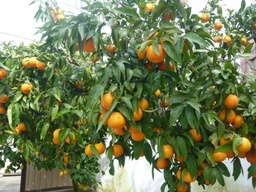
#> input picture segmentation/laranjas.jpg, 256 x 192 px, shrunk from 1024 x 768 before the run
$ python faixas.py   (Python 2 division)
#> lines starting #> are read from the running program, lines starting #| are printed output that depends on the picture
import cv2
import matplotlib.pyplot as plt
import numpy as np
from mpl_toolkits.mplot3d import Axes3D
from matplotlib import cm
from matplotlib import colors

flags = [i for i in dir(cv2) if i.startswith('COLOR_')]

print len(flags)
print flags[40]

nemo = cv2.imread('laranjas.jpg')
#> nemo is the input picture: shape (192, 256, 3); mean B, G, R 87.3, 126.2, 115.8
nemo = cv2.cvtColor(nemo, cv2.COLOR_BGR2RGB)

r, g, b = cv2.split(nemo)
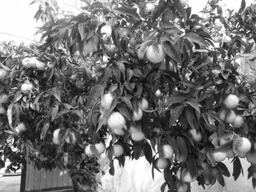
#> r: shape (192, 256); min 5, max 255, mean 115.8
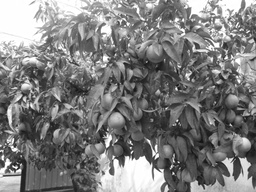
#> g: shape (192, 256); min 17, max 255, mean 126.2
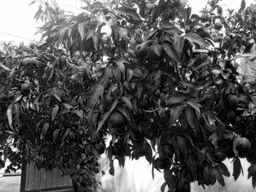
#> b: shape (192, 256); min 0, max 255, mean 87.3
fig = plt.figure()
axis = fig.add_subplot(1, 1, 1, projection="3d")

pixel_colors = nemo.reshape((np.shape(nemo)[0]*np.shape(nemo)[1], 3))
norm = colors.Normalize(vmin=-1.,vmax=1.)
norm.autoscale(pixel_colors)
pixel_colors = norm(pixel_colors).tolist()
#> pixel_colors = 49152 items

axis.scatter(r.flatten(), g.flatten(), b.flatten(), facecolors=pixel_colors, marker=".")
axis.set_xlabel("Red")
axis.set_ylabel("Green")
axis.set_zlabel("Blue")
plt.show()
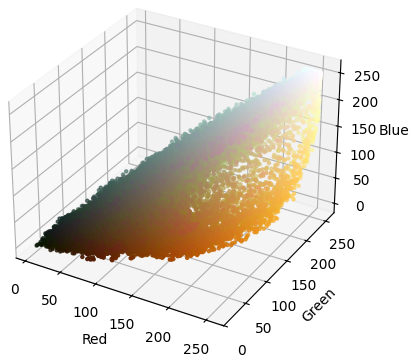
#> figure drawn by matplotlib, 1 panel

$ run again, with segmentation/hsv.png saved as segmentation/laranjas.jpg
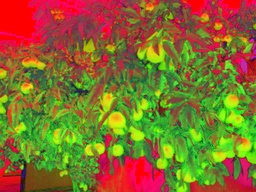
#> input picture segmentation/hsv.png, 256 x 192 px, shrunk from 1024 x 768 before the run
#> nemo is the input picture: shape (192, 256, 3); mean B, G, R 45.4, 109.2, 132.6
#> `r, g, b = cv2.split(nemo)`:
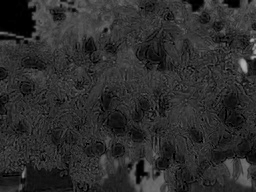
#> b: shape (192, 256); min 0, max 177, mean 45.4
#> pixel_colors = 49152 items
#> `plt.show()`:
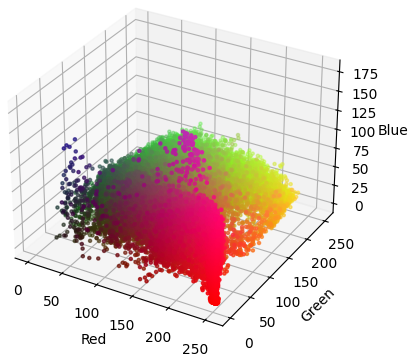
#> figure drawn by matplotlib, 1 panel
